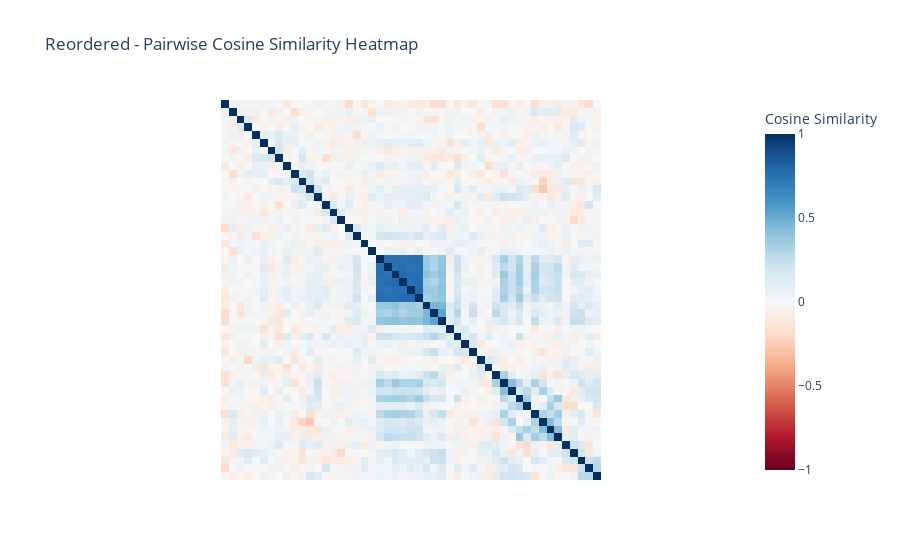

Notebook code for this chart:
### Markdown cell above
Observations:
- Key/Balls representations are interesting. Specific positions appear to be highly aligned. 
- Correlated observations tend to be aligned.

### Code cell
# get cosine similarity matrix
from sklearn.metrics.pairwise import cosine_similarity
import pandas as pd
from scipy.cluster import hierarchy
import numpy as np 

df = pd.DataFrame(cosine_similarity(restricted_embeddings), columns=restricted_labels, index=restricted_labels)

data_array = df.to_numpy()
linkage = hierarchy.linkage(data_array)
dendrogram = hierarchy.dendrogram(
    linkage, no_plot=True, color_threshold=-np.inf
)
reordered_ind = dendrogram["leaves"]
# reorder df by ind
df = df.iloc[reordered_ind, reordered_ind]
# data_array = df.to_numpy()

# plot the cosine similarity matrix
fig = fig = px.imshow(
        df,
        color_continuous_scale="RdBu",
        title="Reordered - Pairwise Cosine Similarity Heatmap",
        color_continuous_midpoint=0.0,
        labels={"color": "Cosine Similarity"},
    )
fig.update_xaxes(
    tickmode="array",
    tickvals=list(range(len(restricted_labels))),
    ticktext=restricted_labels,
    showgrid=False,
)
fig.update_yaxes(
    tickmode="array",
    tickvals=list(range(len(restricted_labels))),
    ticktext=restricted_labels,
    showgrid=False,
)
fig.update_xaxes(
    visible=False,
)
fig.update_yaxes(
    visible=False,
)
fig.show()

### Figure 1 — Plotly figure (JSON) as saved in the notebook; plotly's stock layout.template omitted (floating-point values rounded to 4 significant figures; data arrays with more than 128 entries replaced by an {"elided": "..."} marker saying what was removed)
{"data": [{"coloraxis": "coloraxis", "hovertemplate": "x: %{x}<br>y: %{y}<br>Cosine Similarity: %{z}<extra></extra>", "name": "0", "type": "heatmap", "x": ["unseen, (2,0)", "unseen, (3,0)", "unseen, (1,0)", "unseen, (5,1)", "unseen, (0,1)", "unseen, (5,2)", "unseen, (6,1)", "unseen, (6,2)", "unseen, (4,2)", "unseen, (0,2)", "unseen, (0,3)", "unseen, (0,4)", "unseen, (6,4)", "unseen, (1,3)", "unseen, (0,0)", "unseen, (4,0)", "unseen, (1,1)", "unseen, (4,1)", "unseen, (2,1)", "unseen, (1,2)", "unseen, (3,5)", "unseen, (2,6)", "unseen, (2,5)", "unseen, (3,6)", "unseen, (4,5)", "unseen, (4,6)", "unseen, (3,4)", "unseen, (2,4)", "unseen, (4,4)", "unseen, (5,0)", "unseen, (1,4)", "unseen, (2,2)", "unseen, (3,2)", "unseen, (3,1)", "unseen, (6,0)", "unseen, (5,4)", "unseen, (5,5)", "unseen, (6,5)", "unseen, (1,5)", "unseen, (0,5)", "unseen, (5,6)", "unseen, (6,6)", "unseen, (0,6)", "unseen, (1,6)", "unseen, (6,3)", "unseen, (5,3)", "unseen, (4,3)", "unseen, (2,3)", "unseen, (3,3)"], "xaxis": "x", "y": ["unseen, (2,0)", "unseen, (3,0)", "unseen, (1,0)", "unseen, (5,1)", "unseen, (0,1)", "unseen, (5,2)", "unseen, (6,1)", "unseen, (6,2)", "unseen, (4,2)", "unseen, (0,2)", "unseen, (0,3)", "unseen, (0,4)", "unseen, (6,4)", "unseen, (1,3)", "unseen, (0,0)", "unseen, (4,0)", "unseen, (1,1)", "unseen, (4,1)", "unseen, (2,1)", "unseen, (1,2)", "unseen, (3,5)", "unseen, (2,6)", "unseen, (2,5)", "unseen, (3,6)", "unseen, (4,5)", "unseen, (4,6)", "unseen, (3,4)", "unseen, (2,4)", "unseen, (4,4)", "unseen, (5,0)", "unseen, (1,4)", "unseen, (2,2)", "unseen, (3,2)", "unseen, (3,1)", "unseen, (6,0)", "unseen, (5,4)", "unseen, (5,5)", "unseen, (6,5)", "unseen, (1,5)", "unseen, (0,5)", "unseen, (5,6)", "unseen, (6,6)", "unseen, (0,6)", "unseen, (1,6)", "unseen, (6,3)", "unseen, (5,3)", "unseen, (4,3)", "unseen, (2,3)", "unseen, (3,3)"], "yaxis": "y", "z": {"elided": "49x49 float values"}}], "layout": {"coloraxis": {"cmid": 0, "colorbar": {"title": {"text": "Cosine Similarity"}}, "colorscale": [[0, "rgb(103,0,31)"], [0.1, "rgb(178,24,43)"], [0.2, "rgb(214,96,77)"], [0.3, "rgb(244,165,130)"], [0.4, "rgb(253,219,199)"], [0.5, "rgb(247,247,247)"], [0.6, "rgb(209,229,240)"], [0.7, "rgb(146,197,222)"], [0.8, "rgb(67,147,195)"], [0.9, "rgb(33,102,172)"], [1, "rgb(5,48,97)"]]}, "title": {"text": "Reordered - Pairwise Cosine Similarity Heatmap"}, "xaxis": {"anchor": "y", "constrain": "domain", "domain": [0, 1], "scaleanchor": "y", "showgrid": false, "tickmode": "array", "ticktext": ["unseen, (0,0)", "unseen, (0,1)", "unseen, (0,2)", "unseen, (0,3)", "unseen, (0,4)", "unseen, (0,5)", "unseen, (0,6)", "unseen, (1,0)", "unseen, (1,1)", "unseen, (1,2)", "unseen, (1,3)", "unseen, (1,4)", "unseen, (1,5)", "unseen, (1,6)", "unseen, (2,0)", "unseen, (2,1)", "unseen, (2,2)", "unseen, (2,3)", "unseen, (2,4)", "unseen, (2,5)", "unseen, (2,6)", "unseen, (3,0)", "unseen, (3,1)", "unseen, (3,2)", "unseen, (3,3)", "unseen, (3,4)", "unseen, (3,5)", "unseen, (3,6)", "unseen, (4,0)", "unseen, (4,1)", "unseen, (4,2)", "unseen, (4,3)", "unseen, (4,4)", "unseen, (4,5)", "unseen, (4,6)", "unseen, (5,0)", "unseen, (5,1)", "unseen, (5,2)", "unseen, (5,3)", "unseen, (5,4)", "unseen, (5,5)", "unseen, (5,6)", "unseen, (6,0)", "unseen, (6,1)", "unseen, (6,2)", "unseen, (6,3)", "unseen, (6,4)", "unseen, (6,5)", "unseen, (6,6)"], "tickvals": [0, 1, 2, 3, 4, 5, 6, 7, 8, 9, 10, 11, 12, 13, 14, 15, 16, 17, 18, 19, 20, 21, 22, 23, 24, 25, 26, 27, 28, 29, 30, 31, 32, 33, 34, 35, 36, 37, 38, 39, 40, 41, 42, 43, 44, 45, 46, 47, 48], "visible": false}, "yaxis": {"anchor": "x", "autorange": "reversed", "constrain": "domain", "domain": [0, 1], "showgrid": false, "tickmode": "array", "ticktext": ["unseen, (0,0)", "unseen, (0,1)", "unseen, (0,2)", "unseen, (0,3)", "unseen, (0,4)", "unseen, (0,5)", "unseen, (0,6)", "unseen, (1,0)", "unseen, (1,1)", "unseen, (1,2)", "unseen, (1,3)", "unseen, (1,4)", "unseen, (1,5)", "unseen, (1,6)", "unseen, (2,0)", "unseen, (2,1)", "unseen, (2,2)", "unseen, (2,3)", "unseen, (2,4)", "unseen, (2,5)", "unseen, (2,6)", "unseen, (3,0)", "unseen, (3,1)", "unseen, (3,2)", "unseen, (3,3)", "unseen, (3,4)", "unseen, (3,5)", "unseen, (3,6)", "unseen, (4,0)", "unseen, (4,1)", "unseen, (4,2)", "unseen, (4,3)", "unseen, (4,4)", "unseen, (4,5)", "unseen, (4,6)", "unseen, (5,0)", "unseen, (5,1)", "unseen, (5,2)", "unseen, (5,3)", "unseen, (5,4)", "unseen, (5,5)", "unseen, (5,6)", "unseen, (6,0)", "unseen, (6,1)", "unseen, (6,2)", "unseen, (6,3)", "unseen, (6,4)", "unseen, (6,5)", "unseen, (6,6)"], "tickvals": [0, 1, 2, 3, 4, 5, 6, 7, 8, 9, 10, 11, 12, 13, 14, 15, 16, 17, 18, 19, 20, 21, 22, 23, 24, 25, 26, 27, 28, 29, 30, 31, 32, 33, 34, 35, 36, 37, 38, 39, 40, 41, 42, 43, 44, 45, 46, 47, 48], "visible": false}}}
